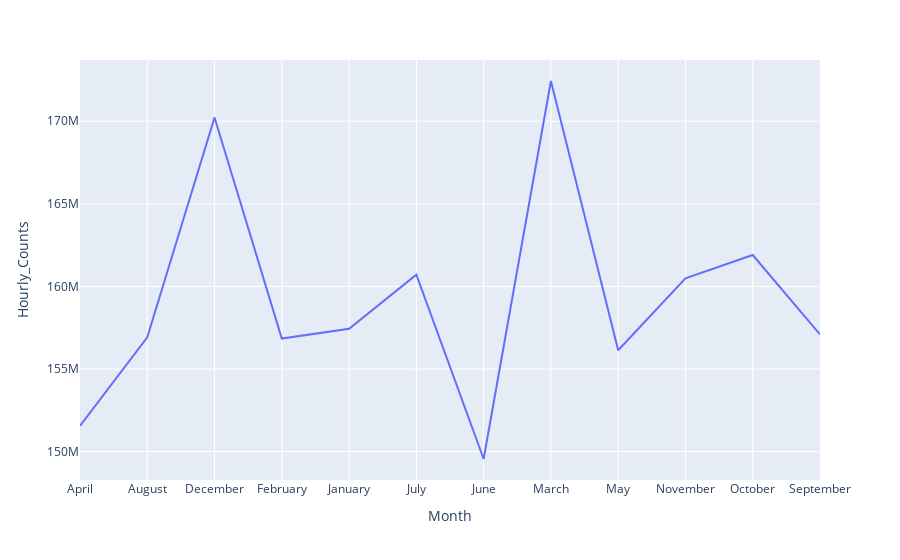

Notebook cell for this chart:
### Code cell
import plotly.express as px

px.line(months_2019_df, x="Month", y="Hourly_Counts")

### Figure 1 — Plotly figure (JSON) as saved in the notebook; plotly's stock layout.template omitted (floating-point values rounded to 4 significant figures)
{"data": [{"hovertemplate": "Month=%{x}<br>Hourly_Counts=%{y}<extra></extra>", "legendgroup": "", "line": {"color": "#636efa", "dash": "solid"}, "mode": "lines", "name": "", "orientation": "v", "showlegend": false, "type": "scatter", "x": ["April", "August", "December", "February", "January", "July", "June", "March", "May", "November", "October", "September"], "xaxis": "x", "y": [151564562, 156924169, 170223773, 156843588, 157435313, 160708146, 149554005, 172436211, 156137355, 160487798, 161901572, 157093637], "yaxis": "y"}], "layout": {"autosize": true, "legend": {"tracegroupgap": 0}, "margin": {"t": 60}, "xaxis": {"anchor": "y", "autorange": true, "domain": [0, 1], "range": [0, 11], "title": {"text": "Month"}, "type": "category"}, "yaxis": {"anchor": "x", "autorange": true, "domain": [0, 1], "range": [148300000.0, 173700000.0], "title": {"text": "Hourly_Counts"}, "type": "linear"}}}
